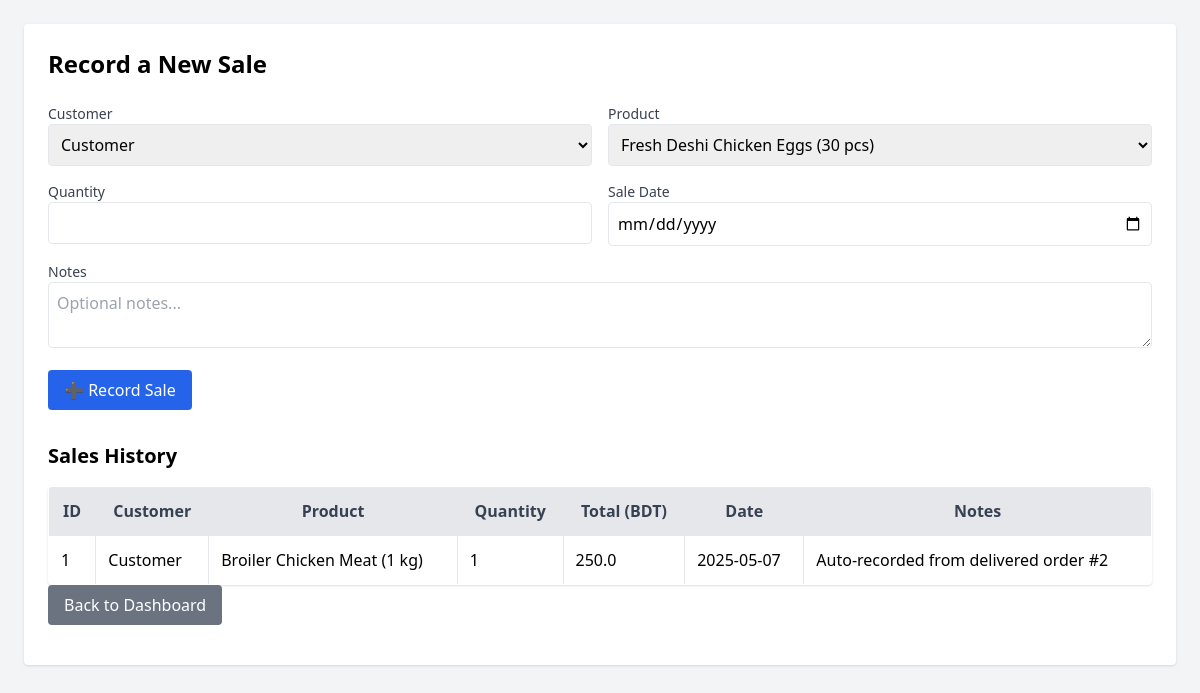
/admin/record-sales (signed in), run on an earlier commit of the app's database.
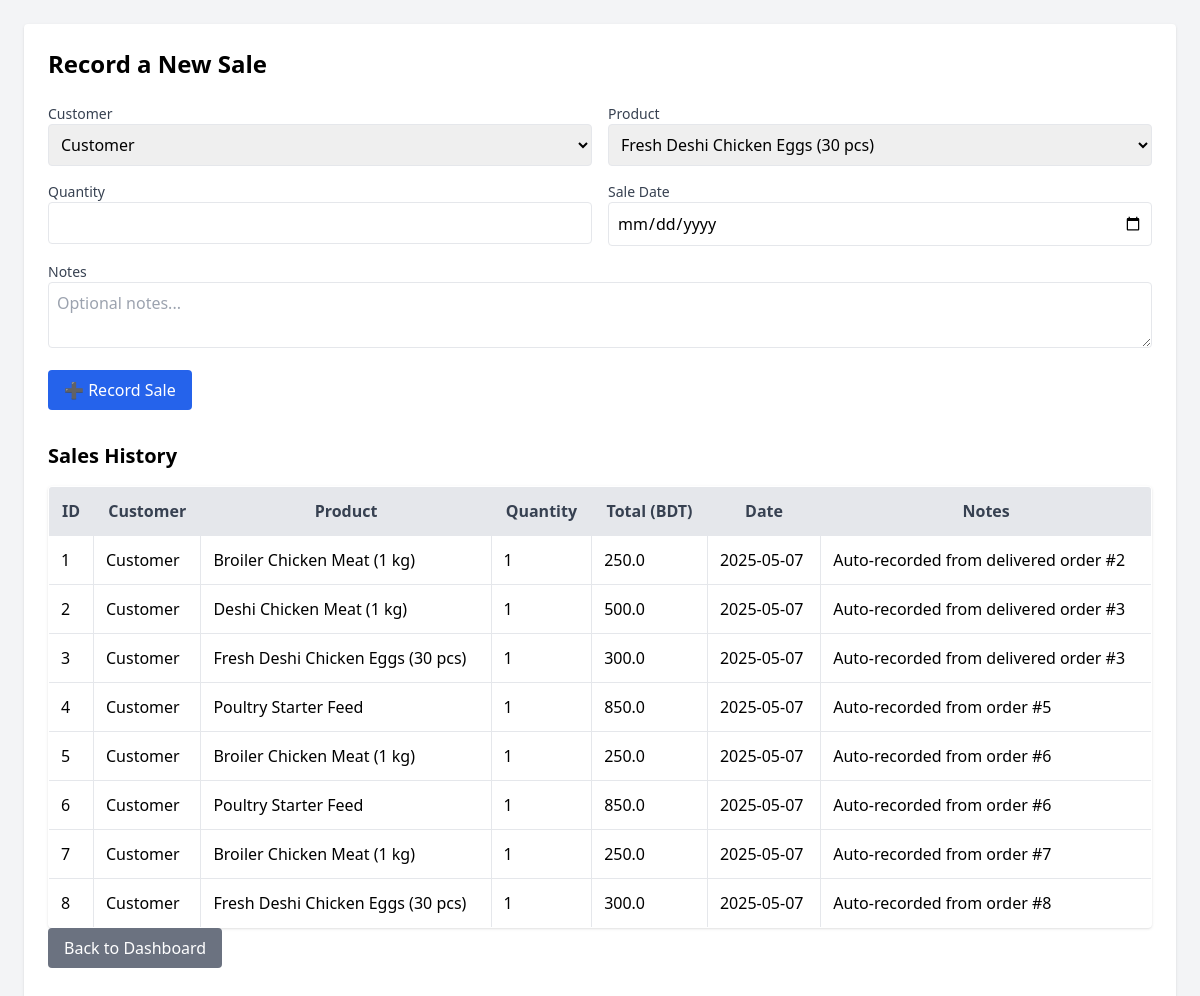
And on a later commit of the database.
### models.py (models this page shows, shortened)
class Sale(db.Model):
    id = db.Column(db.Integer, primary_key=True)
    customer_id = db.Column(db.Integer, db.ForeignKey('user.id'), nullable=False)
    product_id = db.Column(db.Integer, db.ForeignKey('product.id'), nullable=False)
    quantity = db.Column(db.Integer, nullable=False)
    total_amount = db.Column(db.Float, nullable=False)
    sale_date = db.Column(db.Date, nullable=False)
    notes = db.Column(db.Text)
    customer = db.relationship('User', foreign_keys=[customer_id])
    product = db.relationship('Product')

class User(db.Model):
    id = db.Column(db.Integer, primary_key=True)
    email = db.Column(db.String(100), unique=True, nullable=False)
    name = db.Column(db.String(100), nullable=False)
    password = db.Column(db.String(200), nullable=False)
    role = db.Column(db.String(50), nullable=False)  # admin, manager, farmer, delivery_man, customer
    phone = db.Column(db.String(20))
    address = db.Column(db.Text)
    blood_group = db.Column(db.String(5))
    image = db.Column(db.String(200))

class Product(db.Model):
    id = db.Column(db.Integer, primary_key=True)
    name = db.Column(db.String(100), nullable=False)
    category = db.Column(db.String(100), nullable=False)
    quantity = db.Column(db.Integer, nullable=False)
    unit_price = db.Column(db.Float, nullable=False)
    product_description = db.Column(db.String(200), nullable=True)
    image = db.Column(db.String(100), nullable=True)  # Add this line for the image
    added_by = db.Column(db.Integer, db.ForeignKey('user.id'), nullable=False)

### app.py (the view, shortened to what this page needs)
@app.route('/admin/record-sales', methods=['GET', 'POST'])
def record_sales():
    if 'user_id' not in session:
        return redirect(url_for('login'))
    user = User.query.get(session['user_id'])
    if not user or user.role != 'admin':
        return redirect(url_for('login'))
    customers = User.query.filter_by(role='customer').all()
    products = Product.query.all()
    sales = Sale.query.order_by(Sale.sale_date.desc()).all()
    return render_template('admin_record_sales.html', user=user, sales=sales, customers=customers, products=products)

### templates/admin_record_sales.html (shortened to what this page needs)
<!DOCTYPE html>
<html lang="en">
<head>
    <script src="https://cdn.tailwindcss.com"></script>
</head>
<body class="bg-gray-100 p-6">
    <div class="max-w-6xl mx-auto bg-white p-6 rounded shadow">
        <h1 class="text-2xl font-bold mb-6">Record a New Sale</h1>
        <form method="POST" action="/admin/record-sales" class="grid grid-cols-1 md:grid-cols-2 gap-4 mb-8">
            <div>
                <label class="block text-sm font-medium text-gray-700">Customer</label>
                <select name="customer_id" required class="w-full p-2 border rounded">
                    {% for customer in customers %}
                        <option value="{{ customer.id }}">{{ customer.name }}</option>
                    {% endfor %}
                </select>
            </div>
            <div>
                <label class="block text-sm font-medium text-gray-700">Product</label>
                <select name="product_id" required class="w-full p-2 border rounded">
                    {% for product in products %}
                        <option value="{{ product.id }}">{{ product.name }}</option>
                    {% endfor %}
                </select>
            </div>
            <div>
                <label class="block text-sm font-medium text-gray-700">Quantity</label>
                <input type="number" name="quantity" min="1" required class="w-full p-2 border rounded">
            </div>
            <div>
                <label class="block text-sm font-medium text-gray-700">Sale Date</label>
                <input type="date" name="sale_date" required class="w-full p-2 border rounded">
            </div>
            <div class="col-span-full">
                <label class="block text-sm font-medium text-gray-700">Notes</label>
                <textarea name="notes" class="w-full p-2 border rounded" placeholder="Optional notes..."></textarea>
            </div>
            <div class="col-span-full">
                <button type="submit" class="bg-blue-600 text-white px-4 py-2 rounded hover:bg-blue-700">
                    ➕ Record Sale
                </button>
            </div>
        </form>
        <h2 class="text-xl font-semibold mb-4">Sales History</h2>
        <table class="min-w-full bg-white border rounded shadow overflow-hidden">
            <thead class="bg-gray-200 text-gray-700">
                <tr>
                    <th class="p-3 border">ID</th>
                    <th class="p-3 border">Customer</th>
                    <th class="p-3 border">Product</th>
                    <th class="p-3 border">Quantity</th>
                    <th class="p-3 border">Total (BDT)</th>
                    <th class="p-3 border">Date</th>
                    <th class="p-3 border">Notes</th>
                </tr>
            </thead>
            <tbody>
                {% for sale in sales %}
                <tr class="border-t">
                    <td class="p-3 border">{{ sale.id }}</td>
                    <td class="p-3 border">{{ sale.customer.name }}</td>
                    <td class="p-3 border">{{ sale.product.name }}</td>
                    <td class="p-3 border">{{ sale.quantity }}</td>
                    <td class="p-3 border">{{ sale.total_amount }}</td>
                    <td class="p-3 border">{{ sale.sale_date }}</td>
                    <td class="p-3 border">{{ sale.notes or '' }}</td>
                </tr>
                {% else %}
                <tr>
                    <td colspan="7" class="p-4 text-center text-gray-500">No sales recorded yet.</td>
                </tr>
                {% endfor %}
            </tbody>
        </table>
        <a href="{{ url_for('admin_panel') }}" class="bg-gray-500 text-white px-4 py-2 rounded hover:bg-gray-600 mb-4 inline-block">
            Back to Dashboard
        </a>
    </div>
</body>
</html>

What changed in the data, as far as the page shows it:
added Sale: id "2", customer.name "Customer", product.name "Deshi Chicken Meat (1 kg)", quantity "1", total_amount "500.0", sale_date "2025-05-07", notes "Auto-recorded from delivered order #3"
added Sale: id "3", customer.name "Customer", product.name "Fresh Deshi Chicken Eggs (30 pcs)", quantity "1", total_amount "300.0", sale_date "2025-05-07", notes "Auto-recorded from delivered order #3"
added Sale: id "4", customer.name "Customer", product.name "Poultry Starter Feed", quantity "1", total_amount "850.0", sale_date "2025-05-07", notes "Auto-recorded from order #5"
added Sale: id "5", customer.name "Customer", product.name "Broiler Chicken Meat (1 kg)", quantity "1", total_amount "250.0", sale_date "2025-05-07", notes "Auto-recorded from order #6"
added Sale: id "6", customer.name "Customer", product.name "Poultry Starter Feed", quantity "1", total_amount "850.0", sale_date "2025-05-07", notes "Auto-recorded from order #6"
added Sale: id "7", customer.name "Customer", product.name "Broiler Chicken Meat (1 kg)", quantity "1", total_amount "250.0", sale_date "2025-05-07", notes "Auto-recorded from order #7"
added Sale: id "8", customer.name "Customer", product.name "Fresh Deshi Chicken Eggs (30 pcs)", quantity "1", total_amount "300.0", sale_date "2025-05-07", notes "Auto-recorded from order #8"
